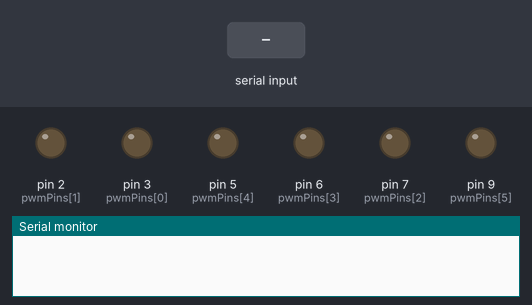
Simulated run of this sketch. Board: Arduino Uno, built with avr-gcc and run on an emulated ATmega328P. On the bench: output pins drawn as LEDs (lit = HIGH), the last lines printed to the serial monitor. Inputs (shaded band) come from the test bench.

Above: at 1.2 s.
1.3 s: "90,45,200\n" received over Serial
At 2.3 s:
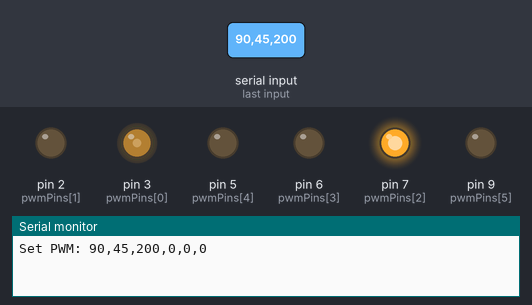
2.8 s: "30,150,10\n" received over Serial
At 3.4 s:
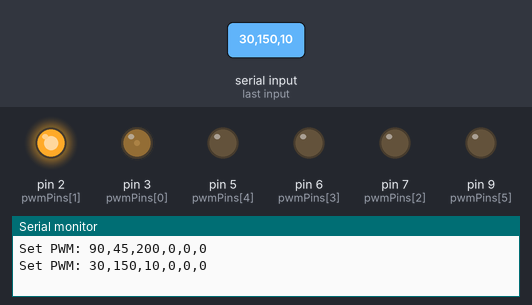
4.3 s: "90,45\n" received over Serial
At 5.5 s:
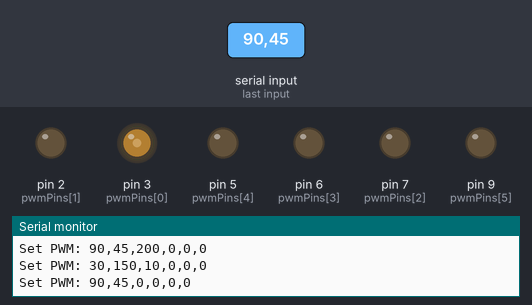
5.8 s: "5\n" received over Serial
At 6.6 s:
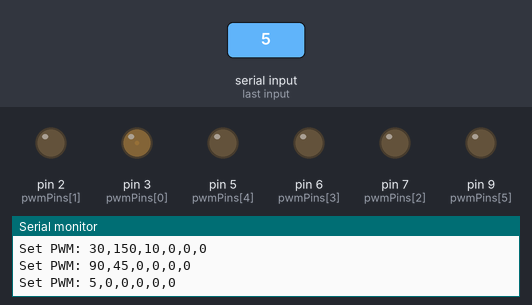
7.3 s: "200\n" received over Serial
At 7.8 s:
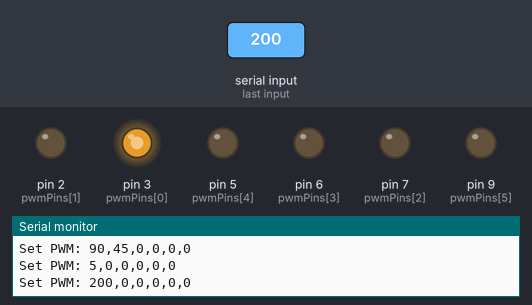
8.8 s: "30,150\n" received over Serial
At 9.1 s:
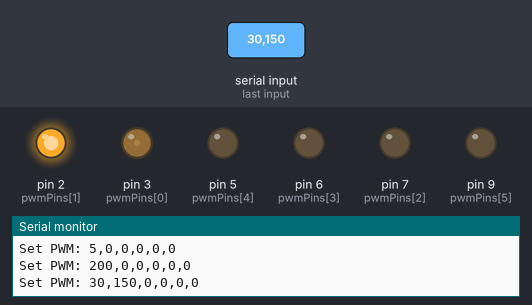
Timing chart, 0 to 11.3 s (numbered marks = the images above; inputs shaded):
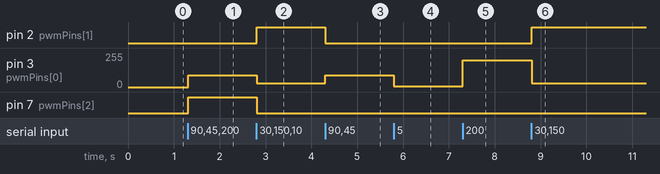

The sketch:

ArduinoInitializer.ino
```cpp
const int pwmPins[6] = {3, 2, 7, 6, 5, 9};  // PWM-capable pins

void setup() {
  Serial.begin(9600);
  for (int i = 0; i < 6; i++) {
    pinMode(pwmPins[i], OUTPUT);
  }
}

void loop() {
  if (Serial.available()) {
    String input = Serial.readStringUntil('\n');
    int pwmValues[6] = {0};

    int i = 0;
    char *ptr = strtok(const_cast<char*>(input.c_str()), ",");
    while (ptr != NULL && i < 6) {
      pwmValues[i] = constrain(atoi(ptr), 0, 255);
      ptr = strtok(NULL, ",");
      i++;
    }

    for (int j = 0; j < 6; j++) {
      analogWrite(pwmPins[j], pwmValues[j]);
    }

    Serial.print("Set PWM: ");
    for (int j = 0; j < 6; j++) {
      Serial.print(pwmValues[j]);
      Serial.print(j < 5 ? "," : "\n");
    }
  }
}
```

Measured:
- after the input at 1.3 s, pin 3 (pwmPins[0]): 0/255 → 90/255 at once; pin 7 (pwmPins[2]): LOW → HIGH at once
- after the input at 2.8 s, pin 2 (pwmPins[1]): LOW → HIGH at once; pin 3 (pwmPins[0]): 90/255 → 30/255 at once; pin 7 (pwmPins[2]): HIGH → LOW at once
- after the input at 4.3 s, pin 2 (pwmPins[1]): HIGH → LOW at once; pin 3 (pwmPins[0]): 30/255 → 90/255 at once
- after the input at 5.8 s, pin 3 (pwmPins[0]): 90/255 → 5/255 at once
- after the input at 7.3 s, pin 3 (pwmPins[0]): 5/255 → 200/255 at once
- after the input at 8.8 s, pin 2 (pwmPins[1]): LOW → HIGH at once; pin 3 (pwmPins[0]): 200/255 → 30/255 at once
